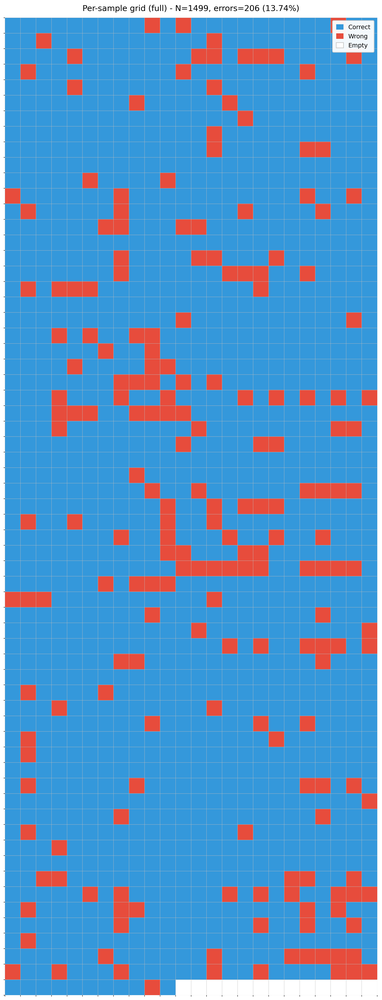
#> input picture print_ready/resnet101_grid_full.png, 382 x 1000 px, shrunk from 2361 x 6179 before the run
$ python -i step1_normalize_python.py   (imports and definitions only)
#> lines starting #> are read from the running program, lines starting #| are printed output that depends on the picture
"""
Step 1: Normalize raw CASIA-Iris-Thousand images using pure Python
Alternative to iris_segm_norm.exe - uses OpenCV HoughCircles + polar unwrap + CLAHE
Creates two intermediate datasets matching the preprocessed structure
"""
import argparse
import itertools
import math
import os
import pathlib
from concurrent.futures import ProcessPoolExecutor, as_completed
import cv2
import numpy as np
from PIL import Image
from tqdm import tqdm
import sys

sys.path.insert(0, os.path.abspath('.'))
from utils.utils import casia_train_val_test_split, casia_enrollment_test_split, parse_casia_thousand_filename


def _detect_circles(gray):
    """Detect pupil and iris circles using HoughCircles"""
    h, w = gray.shape[:2]
    pupil = None
    iris = None

    try:
        circles = cv2.HoughCircles(
            gray, cv2.HOUGH_GRADIENT, dp=1.5, minDist=max(1, h//8),
            param1=120, param2=15, minRadius=max(8, h//40), maxRadius=max(9, h//4)
        )
        if circles is not None:
            circles = np.around(circles[0]).astype(int)
            best = None
            best_mean = 1e9
            for x, y, r in circles:
                x, y, r = int(x), int(y), int(r)
                if r <= 0:
                    continue
                x0, x1 = max(0, x-r), min(w, x+r)
                y0, y1 = max(0, y-r), min(h, y+r)
                roi = gray[y0:y1, x0:x1]
                m = float(roi.mean()) if roi.size else 1e9
                if m < best_mean:
                    best_mean = m
                    best = (x, y, r)
            pupil = best
    except Exception:
        pass

    try:
        circles = cv2.HoughCircles(
            gray, cv2.HOUGH_GRADIENT, dp=1.2, minDist=max(1, h//8),
            param1=150, param2=30,
            minRadius=(pupil[2]+10 if pupil else max(12, h//8)),
            maxRadius=max(13, h//2)
        )
        if circles is not None:
            x, y, r = np.around(circles[0][0]).astype(int)
            iris = (int(x), int(y), int(r))
    except Exception:
        pass

    if pupil is None:
        cx, cy = w//2, h//2
        pupil = (cx, cy, max(8, h//20))
    if iris is None:
        iris = (pupil[0], pupil[1], min(h//2-1, int(pupil[2]*3)))

    cx = int(0.5*(pupil[0] + iris[0]))
    cy = int(0.5*(pupil[1] + iris[1]))
    rp = int(pupil[2])
    ri = int(iris[2])
    if ri <= rp:
        ri = rp + max(5, h//12)

    return (cx, cy, rp), (cx, cy, ri)


def normalize_iris(img_path, output_path, radial_res=64, angular_res=256, enhance=True):
    """Normalize iris image to polar coordinates with optional enhancement"""
#> called with img_path = '../print_ready/resnet101_grid_full.png', output_path = 'out.png', radial_res = 64, angular_res = 256, enhance = True
    try:
        img = cv2.imread(img_path, cv2.IMREAD_GRAYSCALE)
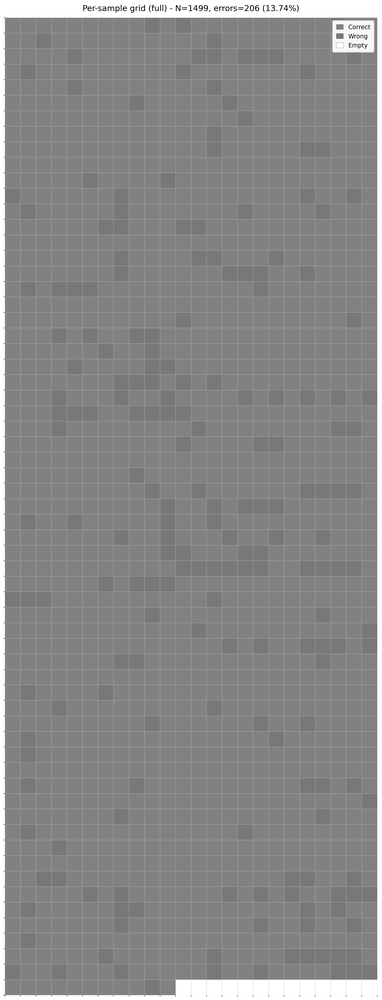
#> img: shape (1000, 382); min 24, max 255, mean 136.6
        if img is None:
            return False, "Failed to read image"

        img_blur = cv2.medianBlur(img, 5)
        pupil, iris = _detect_circles(img_blur)
#> in _detect_circles, `circles = cv2.HoughCircles( gray, cv2.HOUGH_GRADIENT, dp=1.5, minDist=..`: circles = [[246.8, 249.8, 244.2], [153.8, 156.8, 150.2], [276.8, 117.8, 100.9], [164.2, 834.8, 159.9], [105.8, 38.25, 31.75], [360.8, 12.75, 31.3], [159.8, 969.8, 25.75], [30.75, 195.8, 27.4]]
#> in _detect_circles, `circles = np.around(circles[0]).astype(int)`: circles = [[247, 250, 244], [154, 157, 150], [277, 118, 101], [164, 835, 160], [106, 38, 32], [361, 13, 31], [160, 970, 26], [31, 196, 27]]
#> the loop in _detect_circles, `for x, y, r in circles:` made 8 passes
#> (x, y, r, x0, x1, y0, y1, m) on passes 1, 2, 3, 4, 8: (247, 250, 244, 3, 382, 6, 494, 134.3), (154, 157, 150, 4, 304, 7, 307, 133.1), (277, 118, 101, 176, 378, 17, 219, 133), (164, 835, 160, 4, 324, 675, 995, 131.9), (31, 196, 27, 4, 58, 169, 223, 130.4)
#> (x, y, r, x0, x1, y0, y1, m) on passes 5 to 7: (106, 38, 32, 74, 138, 6, 70, 148.9), (361, 13, 31, 330, 382, 0, 44, 233.4), (160, 970, 26, 134, 186, 944, 996, 138.2)
#> pass 1, in _detect_circles, `roi = gray[y0:y1, x0:x1]`:
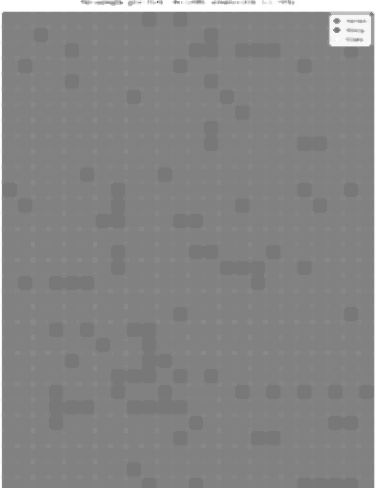
#> roi: shape (488, 379); min 111, max 255, mean 134.3
#> pass 3, in _detect_circles, `roi = gray[y0:y1, x0:x1]`:
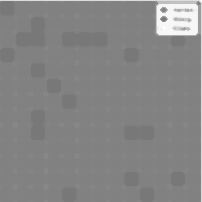
#> roi: shape (202, 202); min 120, max 254, mean 133
#> after the loop in _detect_circles, `for x, y, r in circles:`: best_mean = 130.4
#> in _detect_circles, `pupil = best`: pupil = (31, 196, 27)
#> in _detect_circles, `circles = cv2.HoughCircles( gray, cv2.HOUGH_GRADIENT, dp=1.2, minDist=..`: circles = None
#> in _detect_circles, `iris = (pupil[0], pupil[1], min(h//2-1, int(pupil[2]*3)))`: iris = (31, 196, 81)
#> in _detect_circles, `cx = int(0.5*(pupil[0] + iris[0]))`: cx = 31
#> in _detect_circles, `cy = int(0.5*(pupil[1] + iris[1]))`: cy = 196
#> in _detect_circles, `rp = int(pupil[2])`: rp = 27
#> in _detect_circles, `ri = int(iris[2])`: ri = 81
#> pupil = (31, 196, 27); iris = (31, 196, 81)

        cx, cy, rp = pupil
#> cx = 31; cy = 196; rp = 27
        _, _, ri = iris
#> ri = 81

        thetas = np.linspace(0, 2*math.pi, angular_res, endpoint=False)
        rs = np.linspace(rp, ri, radial_res)
#> rs = 64 values from 27 to 81
        map_x = np.zeros((radial_res, angular_res), dtype=np.float32)
        map_y = np.zeros((radial_res, angular_res), dtype=np.float32)
        for j, th in enumerate(thetas):
            map_x[:, j] = cx + rs * np.cos(th)
            map_y[:, j] = cy + rs * np.sin(th)
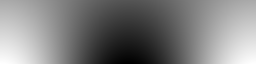
#> map_x: shape (64, 256) float32; min -50, max 112, mean 31; drawn with min black and max white
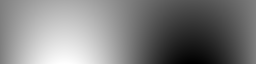
#> map_y: shape (64, 256) float32; min 115, max 277, mean 196; drawn with min black and max white

        polar = cv2.remap(
            img_blur, map_x, map_y,
            interpolation=cv2.INTER_LINEAR,
            borderMode=cv2.BORDER_CONSTANT,
            borderValue=0
        )
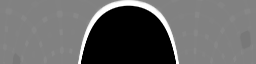
#> polar: shape (64, 256); min 0, max 255, mean 101.6

        if enhance:
            clahe = cv2.createCLAHE(clipLimit=2.0, tileGridSize=(8, 8))
            polar = clahe.apply(polar)

        stacked = np.tile(polar, (4, 1))
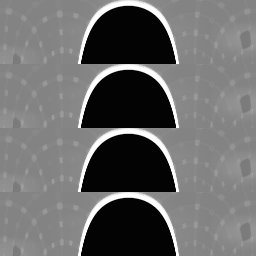
#> stacked: shape (256, 256); min 2, max 255, mean 106.4
        stacked = np.clip(stacked, 0, 255).astype(np.uint8)
        stacked_rgb = cv2.cvtColor(stacked, cv2.COLOR_GRAY2RGB)

        os.makedirs(os.path.dirname(output_path), exist_ok=True)
        cv2.imwrite(output_path, stacked_rgb)

        return True, None
    except Exception as e:
        return False, str(e)


# [138 lines left out: functions process_one, create_dataset, main, not called in this run]


# [2 lines not run here, left out]

>>> result = normalize_iris('../print_ready/resnet101_grid_full.png', 'out.png')
